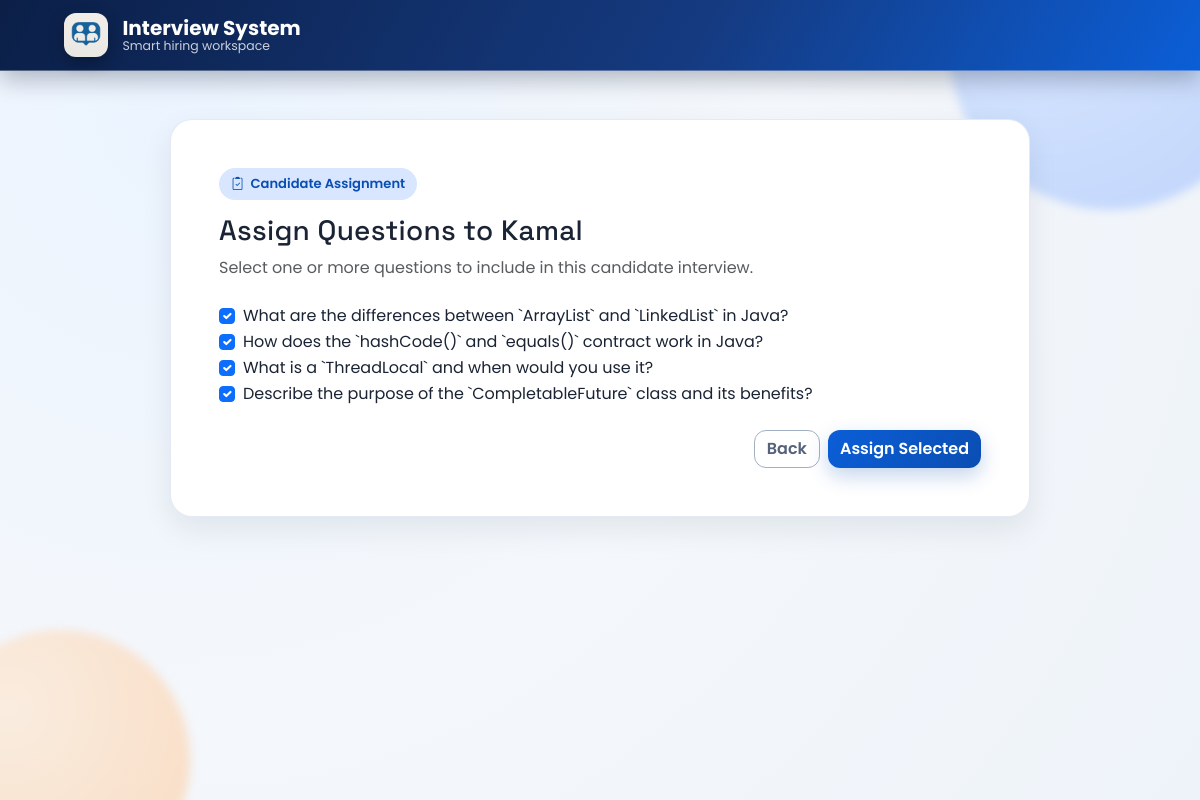
The app's page /assign/2/questions/ with its own data.
### accounts/models.py (models this page shows, shortened)
class Candidate(models.Model):
    candidate_id = models.AutoField(primary_key=True)
    name = models.CharField(max_length=255)
    registration_date = models.DateTimeField(auto_now_add=True)
    subject = models.CharField(max_length=255)
    verdict = models.CharField(max_length=20 , null=True , blank=True),
    INTERVIEW_TYPE_CHOICES = [
        ("AI" , "AI-Based Interview"),
        ("Manual" , "Manual Interview")
    ]
    interview_type = models.CharField(
        max_length=10,
        choices= INTERVIEW_TYPE_CHOICES,
        default="Manual",
    )
    assigned_questions = models.ManyToManyField(Question, blank=True)
    duration_minutes = models.IntegerField(default=60)

class Question(models.Model):
    text = models.TextField()
    subject = models.CharField(max_length=255)
    source_type = models.CharField(max_length=10, choices=[('Manual', 'Manual'), ('AI', 'AI')] ,default='Manual')
    created_at = models.DateTimeField(auto_now_add=True)
    selected = models.BooleanField(default=False)

### accounts/views.py (the view)
# urls.py: path("assign/<int:candidate_id>/questions/", views.assign_questions_to_candidate, name="assign_questions"),
async def assign_questions_to_candidate(request, candidate_id):
    candidate = await a_get_object(Candidate, candidate_id=candidate_id)
    normalized_subject = candidate.subject.strip()
    questions = await a_filter_list(Question.objects, subject__iexact=normalized_subject, selected=True)
    if request.method == "POST":
        selected_ids = request.POST.getlist("questions")
        await sync_to_async(candidate.assigned_questions.set)(selected_ids)
        return redirect("generate_interview_link", candidate_id=candidate.candidate_id)
    return render(request, "accounts/assign/assign_questions.html", {"candidate": candidate, "questions": questions})

### accounts/templates/accounts/assign/assign_questions.html (shortened to what this page needs)
{% extends "accounts/base.html" %}
{% block content %}
<div class="assign-questions-container surface-card p-4 p-md-5 mx-auto" style="max-width: 860px;">
  <span class="page-kicker"><i class="bi bi-clipboard2-check"></i> Candidate Assignment</span>
  <h3 class="assign-questions-title">Assign Questions to {{ candidate.name }}</h3>
  <p class="text-muted mb-4">Select one or more questions to include in this candidate interview.</p>
  <form method="POST">
    <div class="mb-4">
      {% for question in questions %}
      <div class="form-check">
        <input
          class="form-check-input"
          type="checkbox"
          name="questions"
          value="{{ question.id }}"
          {% if question in candidate.assigned_questions.all %}checked{% endif %}
        />
        <label class="form-check-label">{{ question.text }}</label>
      </div>
      {% empty %}
      <div class="empty-state">No questions available for assignment.</div>
      {% endfor %}
    </div>
    <div class="d-flex flex-wrap justify-content-end gap-2">
      <a href="{% url 'select_candidate_for_assignment' %}" class="btn btn-outline-secondary">Back</a>
      <button type="submit" class="btn btn-primary">Assign Selected</button>
    </div>
  </form>
</div>
{% endblock %}

### accounts/static/accounts/css/style_v2.css (style rules this page uses)
:root { --bg-base: #f4f7fb; --bg-panel: #ffffff; --ink-strong: #1b2434; --ink-soft: #5f6b7f; --ink-muted: #8994a8; --brand-500: #0b5ed7; --brand-600: #0a4eb3; --brand-100: #d8e7ff; --accent-500: #ff8c42; --accent-100: #ffe7d6; --success-500: #1fa971; --danger-500: #d53b4f; --warning-500: #c98900; --border-soft: #d9e1ee; --shadow-soft: 0 12px 30px rgba(16, 24, 40, 0.08); --shadow-card: 0 20px 45px rgba(21, 35, 58, 0.1); --radius-lg: 22px; --radius-md: 16px; --radius-sm: 12px; --font-body: "Poppins", sans-serif; --font-title: "Space Grotesk", sans-serif; }
* { box-sizing: border-box; }
body.app-body { margin: 0; min-height: 100vh; background: radial-gradient(circle at 15% 15%, #ebf4ff 0%, var(--bg-base) 48%, #eef3f9 100%); color: var(--ink-strong); font-family: var(--font-body); }
h1, h2, h3, h4, h5, h6 { font-family: var(--font-title); letter-spacing: 0.01em; }
.surface-card, .card { border: 1px solid rgba(217, 225, 238, 0.7); border-radius: var(--radius-lg); background: var(--bg-panel); box-shadow: var(--shadow-soft); }
.page-kicker { display: inline-flex; align-items: center; gap: 0.4rem; padding: 0.4rem 0.75rem; border-radius: 999px; background: var(--brand-100); color: var(--brand-600); font-size: 0.82rem; font-weight: 600; margin-bottom: 0.85rem; }
.btn { border-radius: 12px; font-weight: 600; transition: transform 0.18s ease, box-shadow 0.2s ease, background-color 0.2s ease; }
.btn-primary { background: linear-gradient(120deg, var(--brand-500), var(--brand-600)); border: none; box-shadow: 0 8px 20px rgba(10, 78, 179, 0.24); }
.btn-outline-secondary { border-color: #a3afc2; color: #54627b; }

### records on screen
Candidate: name "Kamal"
Question: questions "☑", text "What are the differences between `ArrayList` and `LinkedList` in Java?"
Question: questions "☑", text "How does the `hashCode()` and `equals()` contract work in Java?"
Question: questions "☑", text "What is a `ThreadLocal` and when would you use it?"
Question: questions "☑", text "Describe the purpose of the `CompletableFuture` class and its benefits?"
